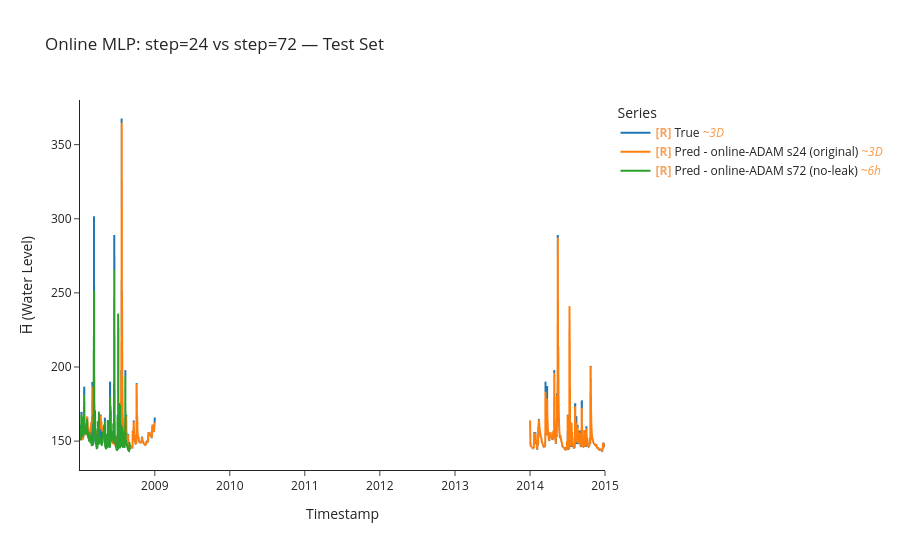

This figure's notebook cell:
### Code cell
# --- Train & evaluate with step=72 (no leakage) ---
model_72, optimizer_72, criterion_72 = build_mlp(LOOKBACK*N_FEATURES, HORIZON)

y_true_72, y_pred_72, time_indices_72, _ = uf.train_model_online(model_72, optimizer_72, criterion_72,
                                                                   train_ds_72, train_df,
                                                                   LOOKBACK, HORIZON, BATCH_SIZE)

y_true_test_72, y_pred_test_72, time_indices_test_72 = uf.model_evaluate_with_norm(model_72, criterion_72,
                                                                                    test_ds_72, test_df.index,
                                                                                    LOOKBACK, HORIZON, BATCH_SIZE)

# --- Compare step=24 (original) vs step=72 (no leakage) on test set ---
uf.calculate_metrics_and_plot(
    {
        "online-ADAM s24 (original)": (y_true_test,    y_pred_test,    time_indices_test),
        "online-ADAM s72 (no-leak)":  (y_true_test_72, y_pred_test_72, time_indices_test_72),
    },
    plot_title="Online MLP: step=24 vs step=72 — Test Set",
    export_metrics=True,
    export_html=True,
    export_file_name='results/testing/online/Online_step_comparison'
)

### Figure 1 — Plotly figure (JSON) as saved in the notebook; plotly's stock layout.template omitted (floating-point values rounded to 4 significant figures; data arrays with more than 128 entries replaced by an {"elided": "..."} marker saying what was removed)
{"data": [{"hovertemplate": "Legend=True<br>Timestamp=%{x}<br>H̅ (Water Level)=%{y}<extra></extra>", "legendgroup": "True", "line": {"color": "#1f77b4", "dash": "solid", "width": 2}, "marker": {"symbol": "circle"}, "mode": "lines", "name": "<b style=\"color:sandybrown\">[R]</b> True <i style=\"color:#fc9944\">~3D</i>", "showlegend": true, "type": "scattergl", "uid": "5f40125b-512d-463f-afb5-17950f123772", "x": {"elided": "1001 str values"}, "xaxis": "x", "y": {"elided": "1001 float values"}, "yaxis": "y"}, {"hovertemplate": "Legend=Pred - online-ADAM s24 (original)<br>Timestamp=%{x}<br>H̅ (Water Level)=%{y}<extra></extra>", "legendgroup": "Pred - online-ADAM s24 (original)", "line": {"color": "#ff7f0e", "dash": "solid", "width": 2}, "marker": {"symbol": "circle"}, "mode": "lines", "name": "<b style=\"color:sandybrown\">[R]</b> Pred - online-ADAM s24 (original) <i style=\"color:#fc9944\">~3D</i>", "showlegend": true, "type": "scattergl", "uid": "5218047a-5b2b-4a66-a5d9-31820607f951", "x": {"elided": "1001 str values"}, "xaxis": "x", "y": {"elided": "1001 float values"}, "yaxis": "y"}, {"hovertemplate": "Legend=Pred - online-ADAM s72 (no-leak)<br>Timestamp=%{x}<br>H̅ (Water Level)=%{y}<extra></extra>", "legendgroup": "Pred - online-ADAM s72 (no-leak)", "line": {"color": "#2ca02c", "dash": "solid", "width": 2}, "marker": {"symbol": "circle"}, "mode": "lines", "name": "<b style=\"color:sandybrown\">[R]</b> Pred - online-ADAM s72 (no-leak) <i style=\"color:#fc9944\">~6h</i>", "showlegend": true, "type": "scattergl", "uid": "1966059d-4eaa-4f28-87c7-3d4eb0b525e0", "x": {"elided": "1000 str values"}, "xaxis": "x", "y": {"elided": "1000 float values"}, "yaxis": "y"}], "layout": {"height": 550, "legend": {"title": {"text": "Series"}, "tracegroupgap": 0}, "title": {"text": "Online MLP: step=24 vs step=72 — Test Set"}, "xaxis": {"anchor": "y", "domain": [0, 1], "title": {"text": "Timestamp"}}, "yaxis": {"anchor": "x", "domain": [0, 1], "title": {"text": "H̅ (Water Level)"}}}}
